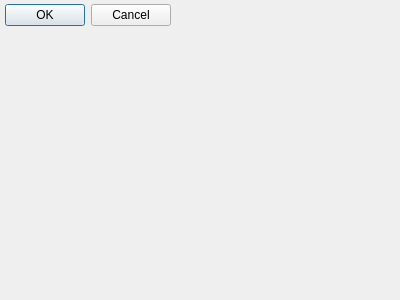
<?xml version="1.0" encoding="UTF-8"?>
<ui version="4.0">
 <class>FilterDialog</class>
 <widget class="QDialog" name="FilterDialog">
  <property name="geometry">
   <rect>
    <x>0</x>
    <y>0</y>
    <width>400</width>
    <height>300</height>
   </rect>
  </property>
  <property name="sizePolicy">
   <sizepolicy hsizetype="Expanding" vsizetype="Expanding">
    <horstretch>0</horstretch>
    <verstretch>0</verstretch>
   </sizepolicy>
  </property>
  <property name="windowTitle">
   <string>Dialog</string>
  </property>
  <widget class="QDialogButtonBox" name="buttonBox">
   <property name="geometry">
    <rect>
     <x>0</x>
     <y>0</y>
     <width>171</width>
     <height>31</height>
    </rect>
   </property>
   <property name="orientation">
    <enum>Qt::Horizontal</enum>
   </property>
   <property name="standardButtons">
    <set>QDialogButtonBox::Cancel|QDialogButtonBox::Ok</set>
   </property>
  </widget>
  <widget class="QWidget" name="verticalLayoutWidget">
   <property name="geometry">
    <rect>
     <x>10</x>
     <y>30</y>
     <width>381</width>
     <height>261</height>
    </rect>
   </property>
   <layout class="QVBoxLayout" name="verticalLayout"/>
  </widget>
 </widget>
 <resources/>
 <connections>
  <connection>
   <sender>buttonBox</sender>
   <signal>accepted()</signal>
   <receiver>FilterDialog</receiver>
   <slot>accept()</slot>
   <hints>
    <hint type="sourcelabel">
     <x>248</x>
     <y>254</y>
    </hint>
    <hint type="destinationlabel">
     <x>157</x>
     <y>274</y>
    </hint>
   </hints>
  </connection>
  <connection>
   <sender>buttonBox</sender>
   <signal>rejected()</signal>
   <receiver>FilterDialog</receiver>
   <slot>reject()</slot>
   <hints>
    <hint type="sourcelabel">
     <x>316</x>
     <y>260</y>
    </hint>
    <hint type="destinationlabel">
     <x>286</x>
     <y>274</y>
    </hint>
   </hints>
  </connection>
 </connections>
</ui>
